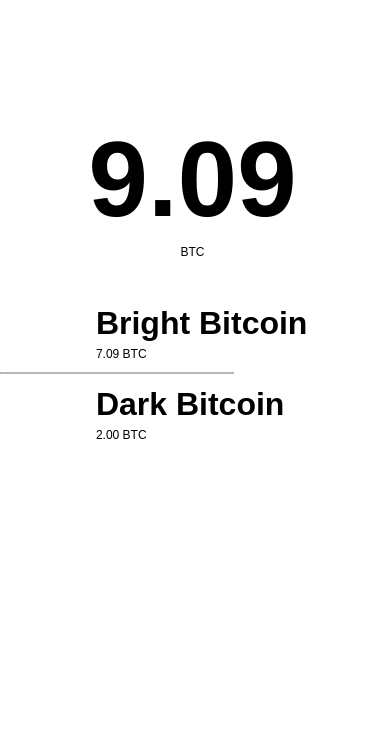
<?xml version="1.0" encoding="UTF-8"?>
<ui version="4.0">
 <class>MainWindow</class>
 <widget class="QMainWindow" name="MainWindow">
  <property name="geometry">
   <rect>
    <x>0</x>
    <y>0</y>
    <width>385</width>
    <height>744</height>
   </rect>
  </property>
  <property name="windowTitle">
   <string>MainWindow</string>
  </property>
  <property name="styleSheet">
   <string notr="true">background-color: rgb(255, 255, 255);</string>
  </property>
  <widget class="QWidget" name="centralWidget">
   <layout class="QVBoxLayout" name="verticalLayout_2">
    <property name="leftMargin">
     <number>0</number>
    </property>
    <property name="topMargin">
     <number>0</number>
    </property>
    <property name="rightMargin">
     <number>0</number>
    </property>
    <property name="bottomMargin">
     <number>0</number>
    </property>
    <item>
     <layout class="QVBoxLayout" name="verticalLayout">
      <item>
       <spacer name="verticalSpacer_5">
        <property name="orientation">
         <enum>Qt::Vertical</enum>
        </property>
        <property name="sizeType">
         <enum>QSizePolicy::Fixed</enum>
        </property>
        <property name="sizeHint" stdset="0">
         <size>
          <width>40</width>
          <height>30</height>
         </size>
        </property>
       </spacer>
      </item>
      <item>
       <widget class="QLabel" name="logoLabel">
        <property name="text">
         <string/>
        </property>
        <property name="scaledContents">
         <bool>false</bool>
        </property>
       </widget>
      </item>
      <item>
       <spacer name="verticalSpacer_8">
        <property name="orientation">
         <enum>Qt::Vertical</enum>
        </property>
        <property name="sizeType">
         <enum>QSizePolicy::Fixed</enum>
        </property>
        <property name="sizeHint" stdset="0">
         <size>
          <width>20</width>
          <height>10</height>
         </size>
        </property>
       </spacer>
      </item>
      <item>
       <widget class="QLabel" name="welcomeLabel">
        <property name="font">
         <font>
          <pointsize>15</pointsize>
          <weight>75</weight>
          <bold>true</bold>
         </font>
        </property>
        <property name="text">
         <string/>
        </property>
        <property name="alignment">
         <set>Qt::AlignCenter</set>
        </property>
        <property name="wordWrap">
         <bool>true</bool>
        </property>
       </widget>
      </item>
      <item>
       <spacer name="verticalSpacer_2">
        <property name="orientation">
         <enum>Qt::Vertical</enum>
        </property>
        <property name="sizeType">
         <enum>QSizePolicy::Minimum</enum>
        </property>
        <property name="sizeHint" stdset="0">
         <size>
          <width>20</width>
          <height>30</height>
         </size>
        </property>
       </spacer>
      </item>
      <item>
       <widget class="QLabel" name="btcTotalLabel">
        <property name="font">
         <font>
          <pointsize>80</pointsize>
          <weight>75</weight>
          <bold>true</bold>
         </font>
        </property>
        <property name="text">
         <string>9.09</string>
        </property>
        <property name="scaledContents">
         <bool>true</bool>
        </property>
        <property name="alignment">
         <set>Qt::AlignCenter</set>
        </property>
       </widget>
      </item>
      <item>
       <widget class="QLabel" name="label">
        <property name="text">
         <string>BTC</string>
        </property>
        <property name="alignment">
         <set>Qt::AlignCenter</set>
        </property>
       </widget>
      </item>
      <item>
       <spacer name="verticalSpacer_3">
        <property name="orientation">
         <enum>Qt::Vertical</enum>
        </property>
        <property name="sizeType">
         <enum>QSizePolicy::Minimum</enum>
        </property>
        <property name="sizeHint" stdset="0">
         <size>
          <width>25</width>
          <height>30</height>
         </size>
        </property>
       </spacer>
      </item>
      <item>
       <layout class="QHBoxLayout" name="horizontalLayout_3">
        <property name="topMargin">
         <number>10</number>
        </property>
        <item>
         <spacer name="horizontalSpacer_6">
          <property name="orientation">
           <enum>Qt::Horizontal</enum>
          </property>
          <property name="sizeType">
           <enum>QSizePolicy::Fixed</enum>
          </property>
          <property name="sizeHint" stdset="0">
           <size>
            <width>20</width>
            <height>20</height>
           </size>
          </property>
         </spacer>
        </item>
        <item>
         <widget class="QLabel" name="label_2">
          <property name="maximumSize">
           <size>
            <width>50</width>
            <height>50</height>
           </size>
          </property>
          <property name="text">
           <string/>
          </property>
          <property name="pixmap">
           <pixmap resource="resources.qrc">:/bright_btc</pixmap>
          </property>
          <property name="scaledContents">
           <bool>true</bool>
          </property>
         </widget>
        </item>
        <item>
         <spacer name="horizontalSpacer_7">
          <property name="orientation">
           <enum>Qt::Horizontal</enum>
          </property>
          <property name="sizeType">
           <enum>QSizePolicy::Fixed</enum>
          </property>
          <property name="sizeHint" stdset="0">
           <size>
            <width>20</width>
            <height>10</height>
           </size>
          </property>
         </spacer>
        </item>
        <item>
         <layout class="QVBoxLayout" name="verticalLayout_3">
          <property name="topMargin">
           <number>0</number>
          </property>
          <item>
           <widget class="QLabel" name="label_3">
            <property name="font">
             <font>
              <pointsize>24</pointsize>
              <weight>75</weight>
              <bold>true</bold>
             </font>
            </property>
            <property name="text">
             <string>Bright Bitcoin</string>
            </property>
           </widget>
          </item>
          <item>
           <widget class="QLabel" name="brightBitcoinBalanceLabel">
            <property name="text">
             <string>7.09 BTC</string>
            </property>
            <property name="scaledContents">
             <bool>true</bool>
            </property>
           </widget>
          </item>
         </layout>
        </item>
        <item>
         <widget class="QPushButton" name="brightButton">
          <property name="maximumSize">
           <size>
            <width>60</width>
            <height>60</height>
           </size>
          </property>
          <property name="font">
           <font>
            <weight>75</weight>
            <bold>true</bold>
           </font>
          </property>
          <property name="text">
           <string/>
          </property>
          <property name="icon">
           <iconset resource="resources.qrc">
            <normaloff>:/black_next</normaloff>:/black_next</iconset>
          </property>
          <property name="iconSize">
           <size>
            <width>50</width>
            <height>50</height>
           </size>
          </property>
          <property name="flat">
           <bool>true</bool>
          </property>
         </widget>
        </item>
        <item>
         <spacer name="horizontalSpacer_5">
          <property name="orientation">
           <enum>Qt::Horizontal</enum>
          </property>
          <property name="sizeType">
           <enum>QSizePolicy::Fixed</enum>
          </property>
          <property name="sizeHint" stdset="0">
           <size>
            <width>20</width>
            <height>20</height>
           </size>
          </property>
         </spacer>
        </item>
       </layout>
      </item>
      <item>
       <spacer name="verticalSpacer_7">
        <property name="orientation">
         <enum>Qt::Vertical</enum>
        </property>
        <property name="sizeType">
         <enum>QSizePolicy::Fixed</enum>
        </property>
        <property name="sizeHint" stdset="0">
         <size>
          <width>20</width>
          <height>5</height>
         </size>
        </property>
       </spacer>
      </item>
      <item>
       <widget class="Line" name="line_3">
        <property name="sizePolicy">
         <sizepolicy hsizetype="Fixed" vsizetype="Fixed">
          <horstretch>0</horstretch>
          <verstretch>0</verstretch>
         </sizepolicy>
        </property>
        <property name="minimumSize">
         <size>
          <width>235</width>
          <height>0</height>
         </size>
        </property>
        <property name="layoutDirection">
         <enum>Qt::LeftToRight</enum>
        </property>
        <property name="lineWidth">
         <number>1</number>
        </property>
        <property name="midLineWidth">
         <number>2</number>
        </property>
        <property name="orientation">
         <enum>Qt::Horizontal</enum>
        </property>
       </widget>
      </item>
      <item>
       <spacer name="verticalSpacer_6">
        <property name="orientation">
         <enum>Qt::Vertical</enum>
        </property>
        <property name="sizeType">
         <enum>QSizePolicy::Fixed</enum>
        </property>
        <property name="sizeHint" stdset="0">
         <size>
          <width>20</width>
          <height>5</height>
         </size>
        </property>
       </spacer>
      </item>
      <item>
       <layout class="QHBoxLayout" name="horizontalLayout_4">
        <property name="topMargin">
         <number>0</number>
        </property>
        <item>
         <spacer name="horizontalSpacer_4">
          <property name="orientation">
           <enum>Qt::Horizontal</enum>
          </property>
          <property name="sizeType">
           <enum>QSizePolicy::Fixed</enum>
          </property>
          <property name="sizeHint" stdset="0">
           <size>
            <width>20</width>
            <height>10</height>
           </size>
          </property>
         </spacer>
        </item>
        <item>
         <widget class="QLabel" name="label_7">
          <property name="maximumSize">
           <size>
            <width>50</width>
            <height>50</height>
           </size>
          </property>
          <property name="text">
           <string/>
          </property>
          <property name="pixmap">
           <pixmap resource="resources.qrc">:/dark_btc</pixmap>
          </property>
          <property name="scaledContents">
           <bool>true</bool>
          </property>
         </widget>
        </item>
        <item>
         <spacer name="horizontalSpacer_8">
          <property name="orientation">
           <enum>Qt::Horizontal</enum>
          </property>
          <property name="sizeType">
           <enum>QSizePolicy::Fixed</enum>
          </property>
          <property name="sizeHint" stdset="0">
           <size>
            <width>20</width>
            <height>20</height>
           </size>
          </property>
         </spacer>
        </item>
        <item>
         <layout class="QVBoxLayout" name="verticalLayout_4">
          <item>
           <widget class="QLabel" name="label_5">
            <property name="font">
             <font>
              <pointsize>24</pointsize>
              <weight>75</weight>
              <bold>true</bold>
             </font>
            </property>
            <property name="text">
             <string>Dark Bitcoin</string>
            </property>
           </widget>
          </item>
          <item>
           <widget class="QLabel" name="darkBitcoinBalanceLabel">
            <property name="text">
             <string>2.00 BTC</string>
            </property>
           </widget>
          </item>
         </layout>
        </item>
        <item>
         <widget class="QPushButton" name="darkButton">
          <property name="maximumSize">
           <size>
            <width>60</width>
            <height>60</height>
           </size>
          </property>
          <property name="font">
           <font>
            <weight>75</weight>
            <bold>true</bold>
           </font>
          </property>
          <property name="text">
           <string/>
          </property>
          <property name="icon">
           <iconset resource="resources.qrc">
            <normaloff>:/black_next</normaloff>:/black_next</iconset>
          </property>
          <property name="iconSize">
           <size>
            <width>50</width>
            <height>50</height>
           </size>
          </property>
          <property name="flat">
           <bool>true</bool>
          </property>
         </widget>
        </item>
        <item>
         <spacer name="horizontalSpacer_3">
          <property name="orientation">
           <enum>Qt::Horizontal</enum>
          </property>
          <property name="sizeType">
           <enum>QSizePolicy::Fixed</enum>
          </property>
          <property name="sizeHint" stdset="0">
           <size>
            <width>20</width>
            <height>10</height>
           </size>
          </property>
         </spacer>
        </item>
       </layout>
      </item>
      <item>
       <spacer name="verticalSpacer">
        <property name="orientation">
         <enum>Qt::Vertical</enum>
        </property>
        <property name="sizeHint" stdset="0">
         <size>
          <width>20</width>
          <height>40</height>
         </size>
        </property>
       </spacer>
      </item>
      <item>
       <layout class="QHBoxLayout" name="horizontalLayout">
        <property name="topMargin">
         <number>0</number>
        </property>
        <item>
         <spacer name="horizontalSpacer">
          <property name="orientation">
           <enum>Qt::Horizontal</enum>
          </property>
          <property name="sizeType">
           <enum>QSizePolicy::Fixed</enum>
          </property>
          <property name="sizeHint" stdset="0">
           <size>
            <width>20</width>
            <height>10</height>
           </size>
          </property>
         </spacer>
        </item>
        <item>
         <widget class="QPushButton" name="notificationPushButton">
          <property name="sizePolicy">
           <sizepolicy hsizetype="Fixed" vsizetype="Fixed">
            <horstretch>0</horstretch>
            <verstretch>0</verstretch>
           </sizepolicy>
          </property>
          <property name="maximumSize">
           <size>
            <width>35</width>
            <height>30</height>
           </size>
          </property>
          <property name="text">
           <string/>
          </property>
          <property name="icon">
           <iconset resource="resources.qrc">
            <normaloff>:/notifications_and_settings</normaloff>:/notifications_and_settings</iconset>
          </property>
          <property name="iconSize">
           <size>
            <width>35</width>
            <height>30</height>
           </size>
          </property>
          <property name="flat">
           <bool>true</bool>
          </property>
         </widget>
        </item>
        <item>
         <spacer name="horizontalSpacer_2">
          <property name="orientation">
           <enum>Qt::Horizontal</enum>
          </property>
          <property name="sizeType">
           <enum>QSizePolicy::Fixed</enum>
          </property>
          <property name="sizeHint" stdset="0">
           <size>
            <width>20</width>
            <height>20</height>
           </size>
          </property>
         </spacer>
        </item>
       </layout>
      </item>
      <item>
       <spacer name="verticalSpacer_4">
        <property name="orientation">
         <enum>Qt::Vertical</enum>
        </property>
        <property name="sizeType">
         <enum>QSizePolicy::Fixed</enum>
        </property>
        <property name="sizeHint" stdset="0">
         <size>
          <width>20</width>
          <height>10</height>
         </size>
        </property>
       </spacer>
      </item>
     </layout>
    </item>
   </layout>
  </widget>
 </widget>
 <layoutdefault spacing="6" margin="11"/>
 <resources>
  <include location="resources.qrc"/>
 </resources>
 <connections/>
</ui>
